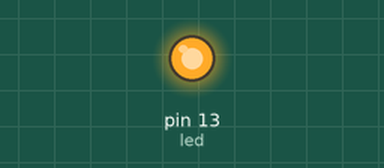
Recording of a sketch running on a simulated Arduino Uno, built with avr-gcc and run on an emulated ATmega328P. On the bench: output pins drawn as LEDs (lit = HIGH).

Above: at 0.15 s.
At 7.1 s:
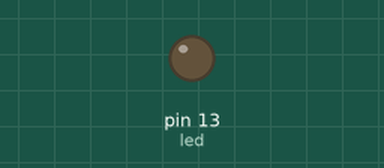
Timing chart, 0 to 10.8 s (numbered marks = the images above):
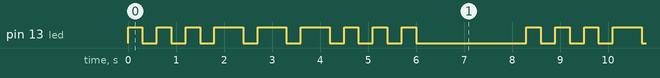

The sketch:

sos.ino
```cpp
/* SOS signal using a led */

// Pin 13 has an LED connected on most Arduino boards
int led = 13;
int durations[]={300,300,300,600,600,600,300,300,300};

// the setup routine runs once when you press reset:
void setup() {
  // initialize the digital pins as an output.
  pinMode(led, OUTPUT);
}

// the loop routine runs over and over again forever:
void loop() {
  for(int i=0; i<9; i++) {
    digitalWrite(led, HIGH); // LED ON
    delay(durations[i]);     // wait for x ms
    digitalWrite(led, LOW);  // LED OFF
    delay(300);              // wait for 300ms
  }

  // wait 1 second
  delay(2000);
}
```

Measured:
- by itself, pin 13 (led): repeats every 8.3 s: 2 × (LOW 0.30 s, HIGH 0.30 s), 3 × (LOW 0.30 s, HIGH 0.60 s), 3 × (LOW 0.30 s, HIGH 0.30 s), LOW 2.3 s, HIGH 0.30 s
- by itself, everything shown: repeats every 8.3 s, in 18 steps
